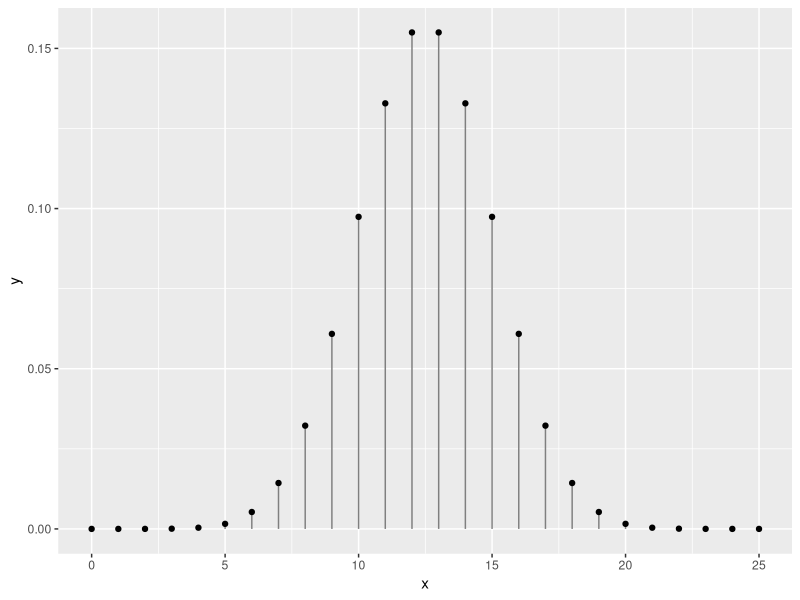
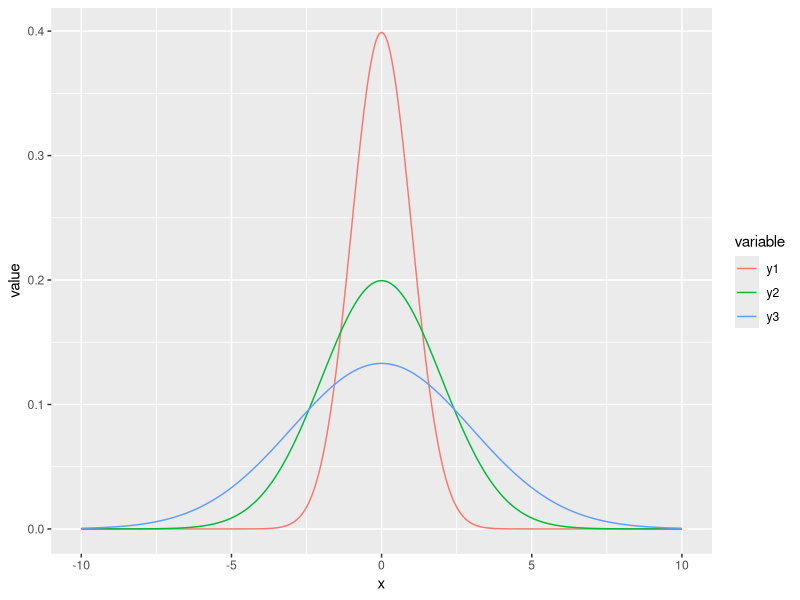

Source code (R) for these figures, in order:
## ---- chunk 1
rho <- c(1.34, 1.52, 1.26, 1.43, 1.39) # Création de la variable rho
data <- data.frame(rho = rho) # tableau
data
## ---- chunk 2
library("tidyverse")
x <- 0:25
y <- dbinom(x = x, size = 25, prob = 0.5)
print(paste('La somme des probabilités est de', sum(y)))

ggplot(data = tibble(x, y), mapping = aes(x, y)) +
  geom_segment(aes(x = x, xend = x, y = 0, yend = y), color = "grey50") +
  geom_point()
## ---- chunk 3
increment <- 0.01
x <- seq(-10, 10, by = increment)
y1 <- dnorm(x, mean = 0, sd = 1)
y2 <- dnorm(x, mean = 0, sd = 2)
y3 <- dnorm(x, mean = 0, sd = 3)

print(paste('La somme des probabilités est de', sum(y3 * increment)))

gg_norm <- data.frame(x, y1, y2, y3) %>% gather(variable, value, -x)

ggplot(data = gg_norm, mapping = aes(x = x, y = value)) +
  geom_line(aes(colour = variable))
